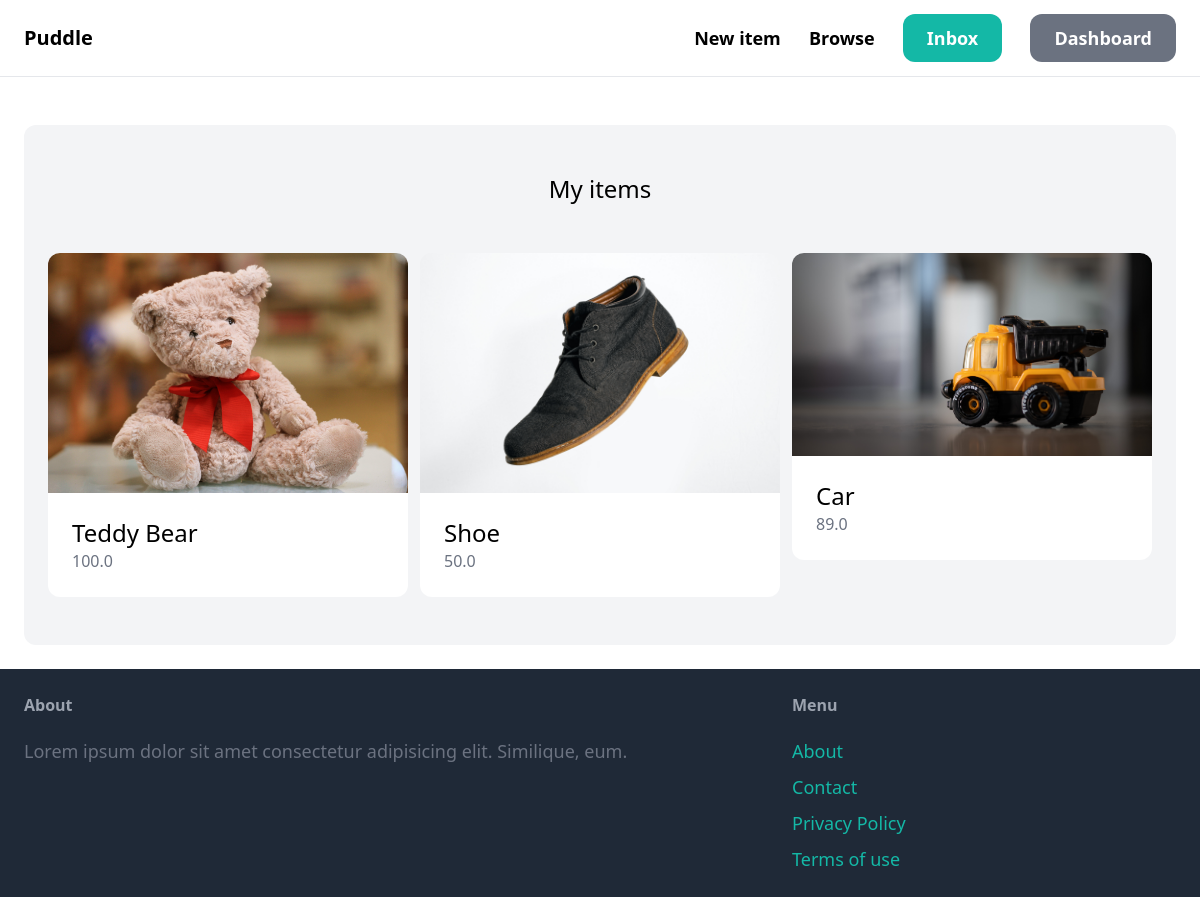
Page /dashboard/ (signed in) on the earlier database version.
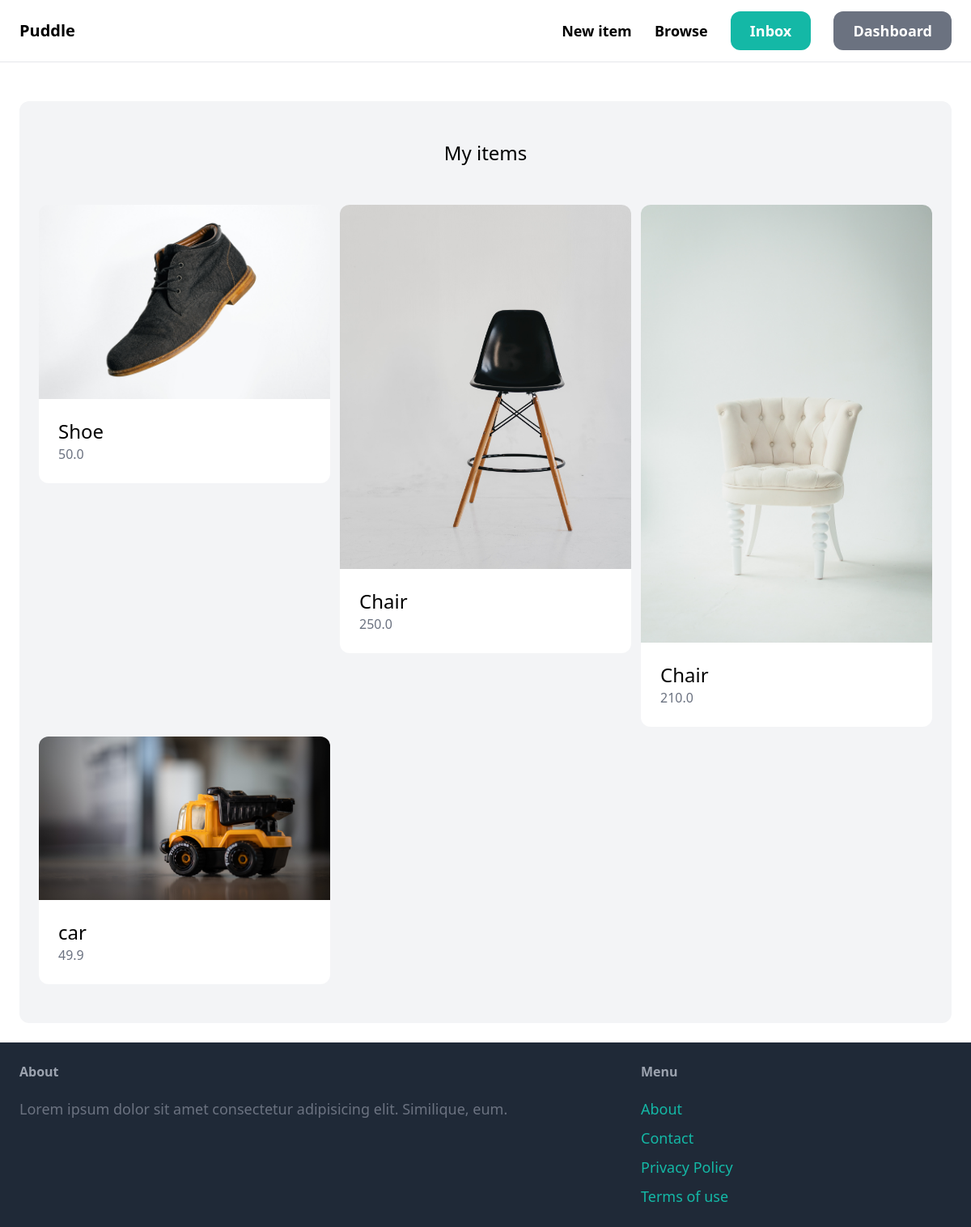
Same page on the later database version.
### item/models.py (models this page shows, shortened)
class Item(models.Model):
    category = models.ForeignKey(
        Category, related_name='items', on_delete=models.CASCADE)
    name = models.CharField(max_length=255)
    description = models.TextField(blank=True, null=True)
    price = models.FloatField()
    image = models.ImageField(upload_to='item_images', blank=True, null=True)
    is_sold = models.BooleanField(default=False)
    created_by = models.ForeignKey(
        User, related_name='items', on_delete=models.CASCADE)
    created_at = models.DateTimeField(auto_now_add=True)

### dashboard/views.py (the view)
# urls.py: path('', views.index, name='index'),
@login_required
def index(request):
    items = Item.objects.filter(created_by=request.user)
    return render(request, 'dashboard/index.html', {
        'items': items,
    })

### dashboard/templates/dashboard/index.html (shortened to what this page needs)
{% extends "core/base.html" %}
{% block content %}
    <div class="mt-6 px-6 py-12 bg-gray-100 rounded-xl">
        <h2 class="mb-12 text-2xl text-center">My items</h2>
        <div class="grid grid-cols-3 gap-3">
            {% for item in items %}
                <div>
                    <a href="{% url 'item:detail' item.id %}">
                        <div>
                            <img src="{{ item.image.url }}" class="rounded-t-xl" alt="">
                        </div>
                        <div class="p-6 bg-white rounded-b-xl">
                            <h2 class="text-2xl"> {{ item.name }} </h2>
                            <p class="text-gray-500"> {{ item.price }} </p>
                        </div>
                    </a>
                </div>
            {% endfor %}
        </div>
    </div>
{% endblock content %}

Differences in the rows shown:
no longer on this page (row edited): Item: image (picture), name "Teddy Bear", price "100.0"
removed Item: image (picture), name "Car", price "89.0"
added Item: image (picture), name "Chair", price "250.0"
added Item: image (picture), name "Chair", price "210.0"
added Item: image (picture), name "car", price "49.9"
